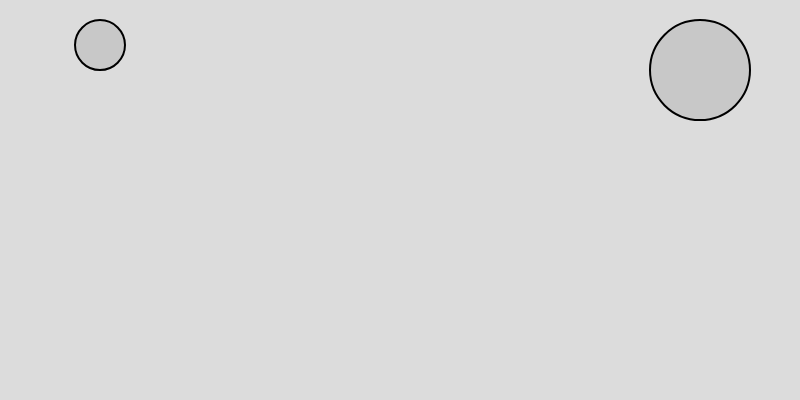
Frame 1 (no input)
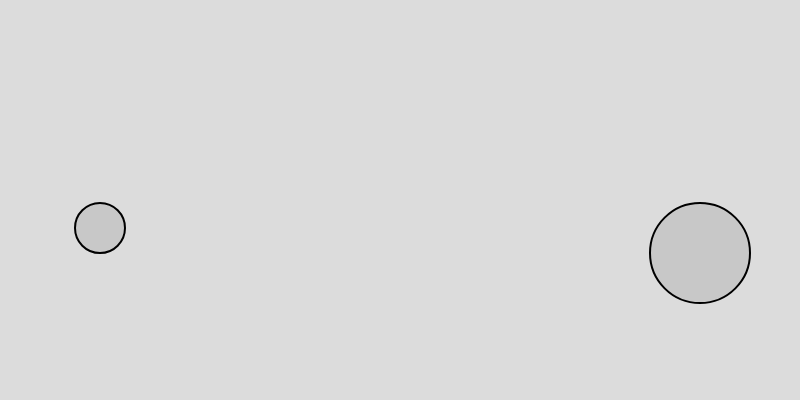
Frame 60 (no input)
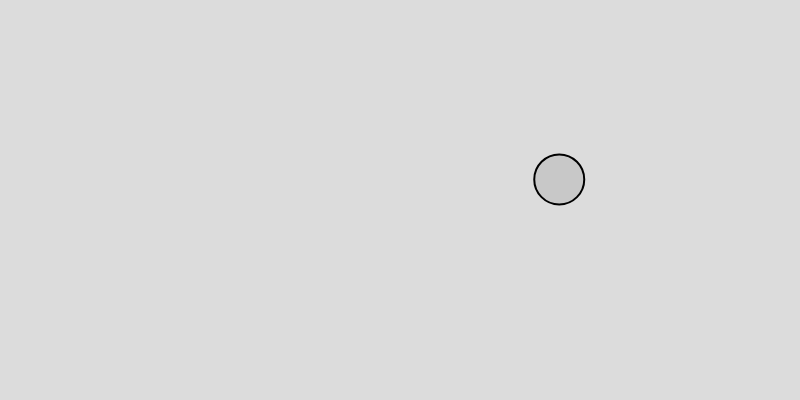
Frame 120 (the mouse pressed at the canvas centre since frame 60)

The p5.js sketch that drew these frames (run headless with seeded random() and noise() and a simulated clock; from frame 60 on, the mouse is pressed at the canvas centre):

// p5.js sketch
// ── sketch.js
/*Instead of objects bouncing off the edge of the wall, create an example that includes an invisible force pushing back on the objects to keep them in the window. Can you weight the force according to the object’s distance from an edge so that the closer it is, the stronger the force?*/

let moverA;
let moverB;


function setup() {
  createCanvas(800, 400);
  
  let massA = 1;
  let massB = 2;
  let startingPosA = width/2 - 300;
  let startingPosB = width/2 + 300;
  let diameterA = 50;
  let diameterB = 100;
  
  moverA = new Mover(startingPosA, massA, diameterA);
  moverB = new Mover(startingPosB, massB, diameterB);
}

function draw() {
  background(220);
  
  // apply gravity to moverA and moverB
  let gravity = createVector(0, 0.1);
  // scale gravity by moverA's mass
  let gravityA = p5.Vector.mult(gravity, moverA.mass);
  // scale gravity by moverB's mass
  let gravityB = p5.Vector.mult(gravity, moverB.mass);
  
  moverA.applyForce(gravityA);
  moverB.applyForce(gravityB);
  
  // apply windforce to moverA and moverB
  let windX = map(noise(10), 0, 10, 0.2, 1.3);
  let windA = createVector(windX, 0);
  let windB = createVector(windX, 0);
  
  if (mouseIsPressed){    
    moverA.applyForce(windA);
    moverB.applyForce(windB);
  }
  

  // apply a push back force from the edge of the wall
  let distanceThreshold = 30;
  let distanceA = abs(moverA.position.y + moverA.diameter/2 - height);
  let distanceB = abs(moverB.position.y + moverB.diameter/2 - height);
  
  if (distanceA < distanceThreshold){
    let pushbackAX = map(distanceA, 0, distanceThreshold, 0, 2 * moverA.mass);
    let pushbackA = createVector(0, pushbackAX*(-1));
    moverA.applyForce(pushbackA);
    // moverA.velocity.y *= 0.7;
  }
  
  if (distanceB < distanceThreshold){
    let pushbackBX = map(distanceB, 0, distanceThreshold, 0, 2 * moverB.mass);
    let pushbackB = createVector(0, pushbackBX*(-1));
    moverB.applyForce(pushbackB);
    // moverB.velocity.y *= 0.7;
  }
  
  
  // update moverA and moverB
  moverA.update();
  moverA.show();
  moverB.update();
  moverB.show();

  
}


class Mover{
  constructor(startingPosX, mass, diameter){
    this.diameter = diameter;
    this.position = createVector(startingPosX, 20 + this.diameter/2);
    this.velocity = createVector();
    this.acceleration = createVector();
    this.topspeed = 5;
    this.mass = mass
  }
  
  applyForce(force){
    let f = force.copy();
    f.div(this.mass);
    this.acceleration.add(f);
    
  }
  
  update(){
    
    this.velocity.add(this.acceleration);
    // this.velocity.limit(this.topspeed);
    this.position.add(this.velocity);
    
    // this.bounce();
    
    //reset accleration
    this.acceleration.mult(0);
  }
  
  bounce(){
    if (this.position.y + this.diameter/2 >= height){
      this.velocity.mult(-1);
    }
    
    if (this.position.x + this.diameter/2 >= width){
      this.position.x = width - this.diameter/2;
      this.velocity.x *= -1;
    } else if (this.position.x + this.diameter/2 <= 0){
      this.position.x = this.diameter/2;
      this.velocity.x *= -1;
    }
    
  }
  
  show(){
    fill(200);
    stroke(0);
    strokeWeight(2);
    circle(this.position.x, this.position.y, this.diameter);
  }
}
